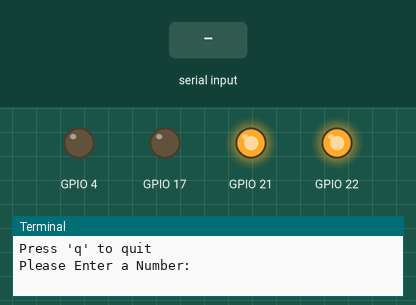
Simulated run of this program. Board: Raspberry Pi (BCM pin numbers). Shown: output pins drawn as LEDs (lit = HIGH), the last lines printed to the terminal. Inputs (shaded band) come from the test bench. At 2.8 s the program stops and its outputs stay as they are.

Above: at 1.2 s.
1.3 s: "0" typed at the terminal
At 2.4 s:
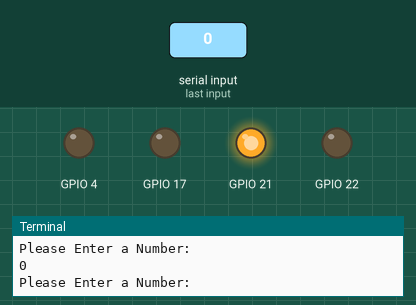
2.8 s: "q" typed at the terminal
At 3.5 s:
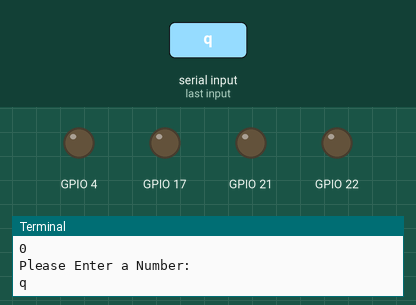
Timing chart, 0 to 4.3 s (numbered marks = the images above; inputs shaded):
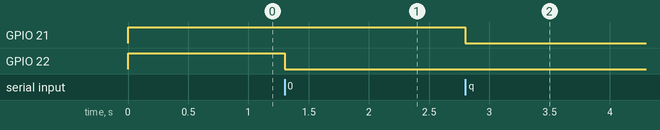

Measured:
- after the input at 1.3 s, GPIO 22: HIGH → LOW at once
- after the input at 2.8 s, GPIO 21: HIGH → LOW at once

The program:

SimpleTest.py
```python
import RPi.GPIO as GPIO
import time

GPIO.setmode(GPIO.BCM)
GPIO.setup(4, GPIO.OUT)
GPIO.setup(17, GPIO.OUT)
GPIO.setup(21, GPIO.OUT)
GPIO.setup(22, GPIO.OUT)
GPIO.output(4, False);
GPIO.output(17, False);
GPIO.output(21, True);
GPIO.output(22, True);


print "Press 'q' to quit"
while 1:


	nb = raw_input("Please Enter a Number:")
	if nb == 'q' or nb == 'Q':
		break
	try:
		nb = int(nb)
	except:
		print "Error, try again"
		continue
	if nb == 1:
		GPIO.output(22, True)
	elif nb == 0:
		GPIO.output(22, False)
	else:
		print "Number not recognized"
		continue

GPIO.cleanup()
```
